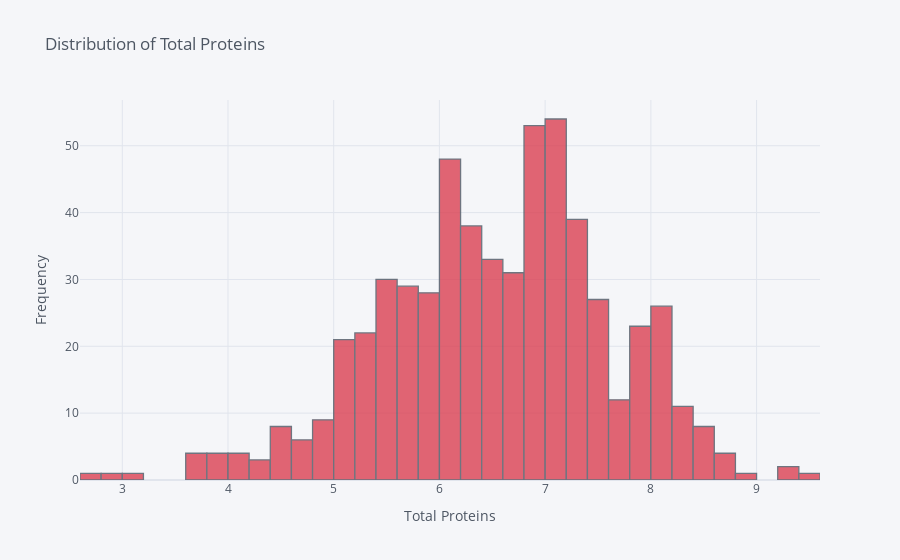

The code cell stored with this chart in its notebook:
### Markdown cell above
There is a positive corellation between Albumin and Globulin Ratio & Albumin (about 68.6%)
### Total Proteins
The total protein test measures the total amount albumin and globulin in your body. t may also be used if you have unexpected weight loss, fatigue, or the symptoms of a kidney or liver disease. This test will also look at the ratio of albumin to globulin in your blood. This is known as the “A/G ratio.” [[5]](https://www.healthline.com/health/total-protein#purpose).

### Code cell
df['Total_Protiens'].iplot(kind = 'hist', color = 'red', xTitle = 'Total Proteins', yTitle = 'Frequency', title = 'Distribution of Total Proteins')

### Figure 1 — Plotly figure (JSON) as saved in the notebook; plotly's stock layout.template omitted (floating-point values rounded to 4 significant figures; data arrays with more than 128 entries replaced by an {"elided": "..."} marker saying what was removed)
{"data": [{"histfunc": "count", "histnorm": "", "marker": {"color": "rgba(219, 64, 82, 1.0)", "line": {"color": "#4D5663", "width": 1.3}}, "name": "Total_Protiens", "opacity": 0.8, "orientation": "v", "type": "histogram", "x": {"elided": "583 float values"}}], "layout": {"barmode": "overlay", "legend": {"bgcolor": "#F5F6F9", "font": {"color": "#4D5663"}}, "paper_bgcolor": "#F5F6F9", "plot_bgcolor": "#F5F6F9", "title": {"font": {"color": "#4D5663"}, "text": "Distribution of Total Proteins"}, "xaxis": {"gridcolor": "#E1E5ED", "showgrid": true, "tickfont": {"color": "#4D5663"}, "title": {"font": {"color": "#4D5663"}, "text": "Total Proteins"}, "zerolinecolor": "#E1E5ED"}, "yaxis": {"gridcolor": "#E1E5ED", "showgrid": true, "tickfont": {"color": "#4D5663"}, "title": {"font": {"color": "#4D5663"}, "text": "Frequency"}, "zerolinecolor": "#E1E5ED"}}}
